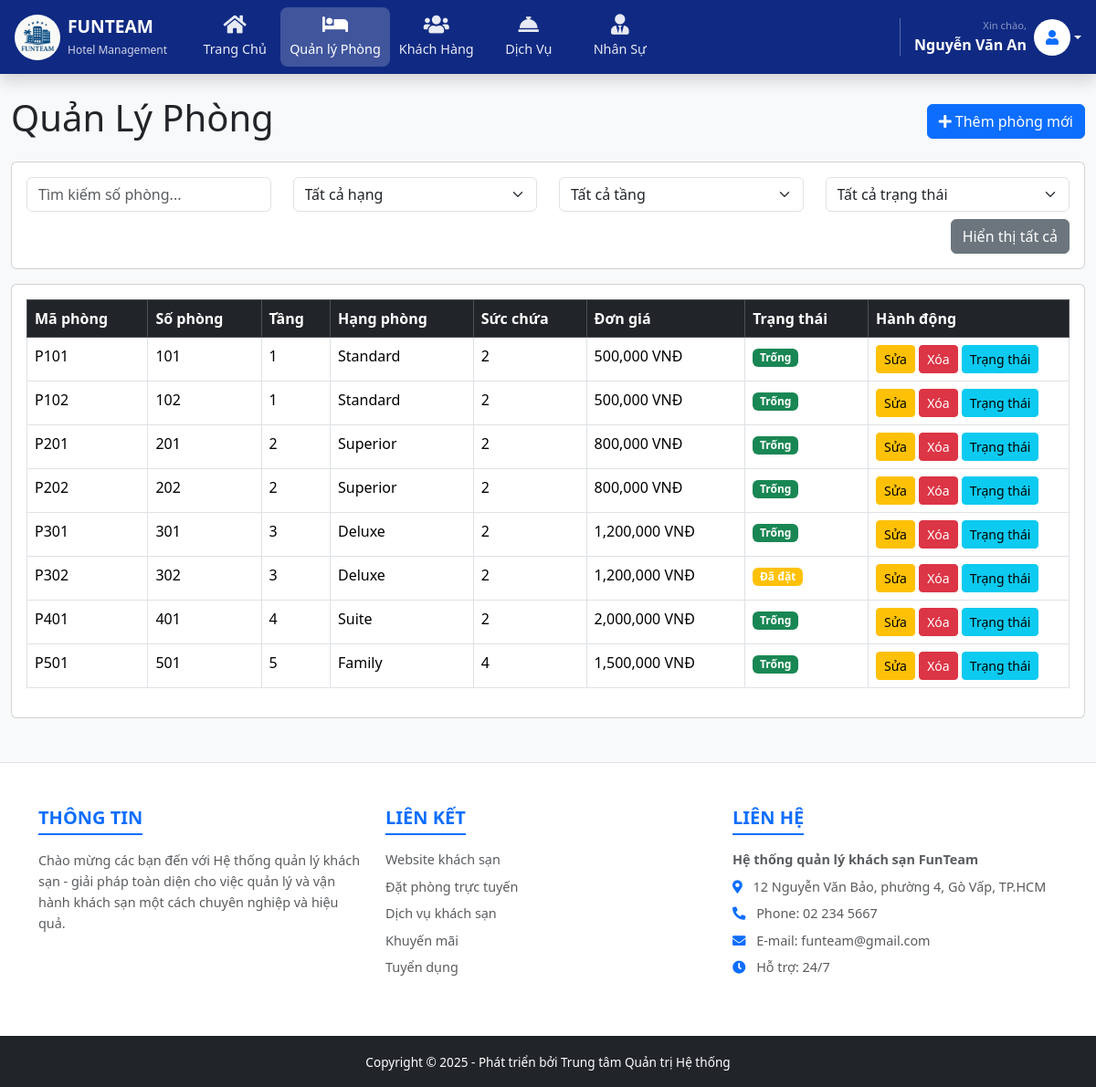
Screenshot of /dashboard.php?page=phong (signed in) with the database file from the repository.
### tables this page shows
CREATE TABLE `phong` (
  `maPhong` varchar(20) NOT NULL,
  `maLoaiPhong` varchar(20) default NULL,
  `tinhTrang` varchar(50) default NULL,
  `giaPhong` decimal(10,2) default NULL,
  `sucChua` int(11) default NULL,
  `tangPhong` varchar(20) default NULL,
  `soPhong` varchar(10) default NULL,
  `hangPhong` varchar(50) default NULL,
  PRIMARY KEY  (`maPhong`),
  KEY `maLoaiPhong` (`maLoaiPhong`)
);

### controller/phongController.php (called while the page is built, shortened)
<?php
require_once dirname(__FILE__) . '/../model/PhongModel.php';
$phongModel = new PhongModel();
$dsPhong = $phongModel->getDanhSachPhong();
include dirname(__FILE__) . '/../view/quanlyphong.php';
?>

### model/PhongModel.php (called while the page is built, shortened)
<?php
require_once dirname(__FILE__) . '/../config/database.php';
class PhongModel {
    private $conn;
    public function __construct() {
        $database = new Database();
        $this->conn = $database->getConnection();
    }
    public function getDanhSachPhong() {
        $sql = "SELECT maPhong AS MaPhong, soPhong AS SoPhong, tangPhong AS Tang, hangPhong AS HangPhong, sucChua AS SucChua, giaPhong AS DonGia, tinhTrang AS TrangThai FROM phong ORDER BY CAST(tangPhong AS UNSIGNED), CAST(soPhong AS UNSIGNED)";
        $stmt = $this->conn->query($sql);
        return $stmt->fetchAll(PDO::FETCH_ASSOC);
    }
}
?>

### config/database.php (called while the page is built, shortened)
<?php
class Database {
    private $host = "localhost";
    private $db_name = "quanlykhachsan";
    private $username = "root";
    private $password = "";
    public function getConnection() {
        $this->conn = null;
        try {
            $dsn = "mysql:host={$this->host};dbname={$this->db_name};charset=utf8mb4";
            $options = array(
                PDO::ATTR_ERRMODE => PDO::ERRMODE_EXCEPTION,
                PDO::ATTR_DEFAULT_FETCH_MODE => PDO::FETCH_ASSOC,
                PDO::ATTR_EMULATE_PREPARES => false,
                PDO::MYSQL_ATTR_INIT_COMMAND => "SET NAMES 'utf8mb4'"
            );
            $this->conn = new PDO($dsn, $this->username, $this->password, $options);
        } catch(PDOException $e) {
            if (strpos($e->getMessage(), 'Unknown character set') !== false || strpos($e->getMessage(), "SQLSTATE[42000]") !== false) {
                try {
                    $dsn = "mysql:host={$this->host};dbname={$this->db_name};charset=utf8";
                    $options[PDO::MYSQL_ATTR_INIT_COMMAND] = "SET NAMES 'utf8'";
                    $this->conn = new PDO($dsn, $this->username, $this->password, $options);
                } catch(PDOException $ex) {
                    echo "Kết nối thất bại: " . $ex->getMessage();
                    exit;
                }
            } else {
                echo "Kết nối thất bại: " . $e->getMessage();
                exit;
            }
        }
        return $this->conn;
    }
}
?>

### view/quanlyphong.php (the view, shortened to what this page needs)
<div class="d-flex justify-content-between align-items-center mb-3">
    <h1>Quản Lý Phòng</h1>
    <button class="btn btn-primary" data-bs-toggle="modal" data-bs-target="#phongModal" id="btnThemPhong">
        <i class="fas fa-plus"></i> Thêm phòng mới
    </button>
</div>
<div class="card mb-3">
    <div class="card-body">
        <form id="formFilter" onsubmit="return false;">
            <div class="row">
                <div class="col-md-3">
                    <input type="text" id="searchKeyword" class="form-control" placeholder="Tìm kiếm số phòng...">
                </div>
                <div class="col-md-3">
                    <select id="filterHangPhong" class="form-select">
                        <option value="">Tất cả hạng</option>
                    </select>
                </div>
                <div class="col-md-3">
                    <select id="filterTang" class="form-select">
                        <option value="">Tất cả tầng</option>
                    </select>
                </div>
                <div class="col-md-3">
                    <select id="filterTrangThai" class="form-select">
                        <option value="">Tất cả trạng thái</option>
                    </select>
                </div>
            </div>
            <div class="mt-2 text-end">
                <button type="button" class="btn btn-secondary" id="btnResetFilter">
                    Hiển thị tất cả
                </button>
            </div>
        </form>
    </div>
</div>
<div class="card">
    <div class="card-body table-responsive">
        <table class="table table-bordered table-hover" id="tablePhong"> <thead class="table-dark">
                <tr>
                    <th>Mã phòng</th>
                    <th>Số phòng</th>
                    <th>Tầng</th>
                    <th>Hạng phòng</th>
                    <th>Sức chứa</th>
                    <th>Đơn giá</th>
                    <th>Trạng thái</th>
                    <th style="width: 220px;">Hành động</th>
                </tr>
            </thead>
            <tbody>
                <?php foreach($dsPhong as $phong): ?>
                <tr>
                    <td><?php echo $phong['MaPhong']; ?></td>
                    <td><?php echo $phong['SoPhong']; ?></td>
                    <td><?php echo $phong['Tang']; ?></td>
                    <td><?php echo $phong['HangPhong']; ?></td>
                    <td><?php echo htmlspecialchars($phong['SucChua']); ?></td>
                    <td><?php echo number_format($phong['DonGia']); ?> VNĐ</td>
                    <td>
                        <span class="badge <?php
                            switch($phong['TrangThai']){
                                case 'Trống': echo 'bg-success'; break;
                                case 'Đã đặt': echo 'bg-warning'; break;
                            }
                        ?>">
                            <?php echo $phong['TrangThai']; ?>
                        </span>
                    </td>
                    <td>
                        <button class="btn btn-warning btn-sm btn-sua"
                                data-bs-toggle="modal" data-bs-target="#phongModal"
                                data-maphong="<?php echo $phong['MaPhong']; ?>"
                                data-sophong="<?php echo $phong['SoPhong']; ?>"
                                data-tang="<?php echo $phong['Tang']; ?>"
                                data-hangphong="<?php echo $phong['HangPhong']; ?>"
                                data-succhua="<?php echo htmlspecialchars($phong['SucChua']); ?>"
                                data-dongia="<?php echo $phong['DonGia']; ?>">
                            Sửa
                        </button>
                        <button class="btn btn-danger btn-sm btn-xoa"
                                data-maphong="<?php echo $phong['MaPhong']; ?>">
                            Xóa
                        </button>
                        <button class="btn btn-info btn-sm btn-update"
                                data-maphong="<?php echo $phong['MaPhong']; ?>"
                                data-trangthai="<?php echo $phong['TrangThai']; ?>">
                            Trạng thái
                        </button>
                    </td>
                </tr>
                <?php endforeach; ?>
            </tbody>
        </table>
    </div>
</div>

### view/layouts/header.php (shortened to what this page needs)
<!DOCTYPE html>
<html lang="vi">
<head>
    <link rel="stylesheet" href="assets/css/bootstrap.min.css">
    <link rel="stylesheet" href="https://cdnjs.cloudflare.com/ajax/libs/font-awesome/5.15.4/css/all.min.css" />
</head>
<body class="bg-light">
<nav class="navbar navbar-expand-lg navbar-dark bg-funteam shadow">
    <div class="container-fluid px-3">
        <a class="navbar-brand d-flex align-items-center me-4" href="dashboard.php">
            <img src="img/logos.jpg" alt="Logo" class="me-2">
            <div class="d-none d-xl-block text-white" style="line-height: 1.2;">
                <span class="fw-bold text-uppercase d-block" style="font-size: 1.2rem;">Funteam</span>
                <small style="font-size: 0.75rem; opacity: 0.8;">Hotel Management</small>
            </div>
        </a>
        <div class="collapse navbar-collapse" id="mainMenu">
            <ul class="navbar-nav me-auto mb-2 mb-lg-0">
                <li class="nav-item"><a class="nav-link <?php echo (!isset($_GET['page'])||$_GET['page']=='home')?'active':''; ?>" href="dashboard.php"><i class="fas fa-home nav-icon"></i><span>Trang Chủ</span></a></li>
                <li class="nav-item"><a class="nav-link <?php echo (isset($_GET['page'])&&$_GET['page']=='phong')?'active':''; ?>" href="dashboard.php?page=phong"><i class="fas fa-bed nav-icon"></i><span>Quản lý Phòng</span></a></li>
                <li class="nav-item"><a class="nav-link <?php echo (isset($_GET['page'])&&$_GET['page']=='khachhang')?'active':''; ?>" href="dashboard.php?page=khachhang"><i class="fas fa-users nav-icon"></i><span>Khách Hàng</span></a></li>
                <li class="nav-item"><a class="nav-link <?php echo (isset($_GET['page'])&&$_GET['page']=='dichvu')?'active':''; ?>" href="dashboard.php?page=dichvu"><i class="fas fa-concierge-bell nav-icon"></i><span>Dịch Vụ</span></a></li>
                <li class="nav-item"><a class="nav-link <?php echo (isset($_GET['page'])&&$_GET['page']=='nhanvien')?'active':''; ?>" href="dashboard.php?page=nhanvien"><i class="fas fa-user-tie nav-icon"></i><span>Nhân Sự</span></a></li>
            </ul>
            <div class="d-flex align-items-center mt-3 mt-lg-0 user-section">
                <div class="dropdown">
                    <a href="#" class="d-flex align-items-center text-white text-decoration-none dropdown-toggle" id="dropdownUser" data-bs-toggle="dropdown">
                        <div class="text-end me-2 d-none d-md-block">
                            <small class="d-block text-white-50" style="font-size: 0.7rem;">Xin chào,</small>
                            <span class="fw-bold"><?php echo isset($_SESSION['user']['hoTen']) ? $_SESSION['user']['hoTen'] : "Admin"; ?></span>
                        </div>
                        <div class="bg-white text-primary rounded-circle d-flex align-items-center justify-content-center" style="width: 40px; height: 40px;"><i class="fas fa-user"></i></div>
                    </a>
                </div>
            </div>
        </div>
    </div>
</nav>
<div class="container-fluid mt-4">

### dashboard.php (shortened to what this page needs)
<?php
require_once 'config/database.php';
try {
    require_once dirname(__FILE__) . '/model/PhongModel.php';
    $phongModel = new PhongModel();
    $listPhong = $phongModel->getDanhSachPhong();
} catch (Exception $ex) {
    $totalPhong = $totalKhach = $totalNV = $totalDV = 0;
    $revenueData = array_fill(0, 12, 0);
    $statPhong = array('DangO'=>0, 'DaDat'=>0, 'Trong'=>0, 'BaoTri'=>0);
    $recentBookings = array();
    $currentOccupied = array();
    $todayChecks = array('checkIn' => array(), 'checkOut' => array());
}
include 'view/layouts/header.php';
$page = isset($_GET['page']) ? $_GET['page'] : 'home';
switch ($page) {
    case 'phong': include 'controller/phongController.php'; break;
}
include 'view/layouts/footer.php';
?>

### view/layouts/footer.php (shortened to what this page needs)
</div> <footer class="bg-white pt-5 mt-5 border-top">
    <div class="container">
        <div class="row">
            <div class="col-md-4 mb-4">
                <h5 class="fw-bold text-primary text-uppercase mb-3" style="border-bottom: 2px solid #0d6efd; display: inline-block; padding-bottom: 5px;">
                    Thông tin
                </h5>
                <p class="text-muted" style="font-size: 0.9rem; line-height: 1.6;">
                    Chào mừng các bạn đến với Hệ thống quản lý khách sạn - giải pháp toàn diện cho việc quản lý và vận hành khách sạn một cách chuyên nghiệp và hiệu quả.
                </p>
            </div>
            <div class="col-md-4 mb-4">
                <h5 class="fw-bold text-primary text-uppercase mb-3" style="border-bottom: 2px solid #0d6efd; display: inline-block; padding-bottom: 5px;">
                    Liên kết
                </h5>
                <ul class="list-unstyled" style="font-size: 0.9rem;">
                    <li class="mb-2"><a href="#" class="text-decoration-none text-muted">Website khách sạn</a></li>
                    <li class="mb-2"><a href="#" class="text-decoration-none text-muted">Đặt phòng trực tuyến</a></li>
                    <li class="mb-2"><a href="#" class="text-decoration-none text-muted">Dịch vụ khách sạn</a></li>
                    <li class="mb-2"><a href="#" class="text-decoration-none text-muted">Khuyến mãi</a></li>
                    <li class="mb-2"><a href="#" class="text-decoration-none text-muted">Tuyển dụng</a></li>
                </ul>
            </div>
            <div class="col-md-4 mb-4">
                <h5 class="fw-bold text-primary text-uppercase mb-3" style="border-bottom: 2px solid #0d6efd; display: inline-block; padding-bottom: 5px;">
                    Liên hệ
                </h5>
                <p class="text-muted fw-bold mb-2" style="font-size: 0.9rem;">Hệ thống quản lý khách sạn FunTeam</p>
                <ul class="list-unstyled text-muted" style="font-size: 0.9rem;">
                    <li class="mb-2">
                        <i class="fas fa-map-marker-alt text-primary me-2"></i>
                        12 Nguyễn Văn Bảo, phường 4, Gò Vấp, TP.HCM
                    </li>
                    <li class="mb-2">
                        <i class="fas fa-phone-alt text-primary me-2"></i>
                        Phone: 02 234 5667
                    </li>
                    <li class="mb-2">
                        <i class="fas fa-envelope text-primary me-2"></i>
                        E-mail: funteam@gmail.com
                    </li>
                    <li class="mb-2">
                        <i class="fas fa-clock text-primary me-2"></i>
                        Hỗ trợ: 24/7
                    </li>
                </ul>
            </div>
        </div>
    </div>
    <div class="bg-dark text-white text-center py-3 mt-4">
        <small style="font-size: 0.85rem;">Copyright © 2025 - Phát triển bởi Trung tâm Quản trị Hệ thống</small>
    </div>
</footer>
</body>
</html>

### view/layouts/header.php (style rules this page uses)
.bg-funteam { background-color: #102a83 !important; }
.navbar-nav .nav-link { display: flex !important; flex-direction: column !important; align-items: center !important; color: rgba(255,255,255,0.9) !important; font-size: 0.9rem; font-weight: 500; white-space: nowrap !important; min-width: 100px; padding: 8px 10px !important; border-radius: 8px; transition: all 0.2s ease; }
.navbar-nav .nav-link:hover, .navbar-nav .nav-link.active { color: #fff !important; background-color: rgba(255, 255, 255, 0.2); }
.nav-icon { font-size: 1.4rem; margin-bottom: 5px; }
.navbar-brand img { background: white; padding: 2px; border-radius: 50%; height: 50px; width: 50px; object-fit: contain; }
.user-section { border-left: 1px solid rgba(255,255,255,0.3); padding-left: 15px; margin-left: 10px; }

### rows the page displays
phong: maPhong "P101", soPhong "101", tangPhong "1", hangPhong "Standard", sucChua "2", giaPhong "500,000", tinhTrang "Trống"
phong: maPhong "P102", soPhong "102", tangPhong "1", hangPhong "Standard", sucChua "2", giaPhong "500,000", tinhTrang "Trống"
phong: maPhong "P201", soPhong "201", tangPhong "2", hangPhong "Superior", sucChua "2", giaPhong "800,000", tinhTrang "Trống"
phong: maPhong "P202", soPhong "202", tangPhong "2", hangPhong "Superior", sucChua "2", giaPhong "800,000", tinhTrang "Trống"
phong: maPhong "P301", soPhong "301", tangPhong "3", hangPhong "Deluxe", sucChua "2", giaPhong "1,200,000", tinhTrang "Trống"
phong: maPhong "P302", soPhong "302", tangPhong "3", hangPhong "Deluxe", sucChua "2", giaPhong "1,200,000", tinhTrang "Đã đặt"
phong: maPhong "P401", soPhong "401", tangPhong "4", hangPhong "Suite", sucChua "2", giaPhong "2,000,000", tinhTrang "Trống"
phong: maPhong "P501", soPhong "501", tangPhong "5", hangPhong "Family", sucChua "4", giaPhong "1,500,000", tinhTrang "Trống"

### other values shown
$_SESSION['user']['hoTen'] "Nguyễn Văn An"
